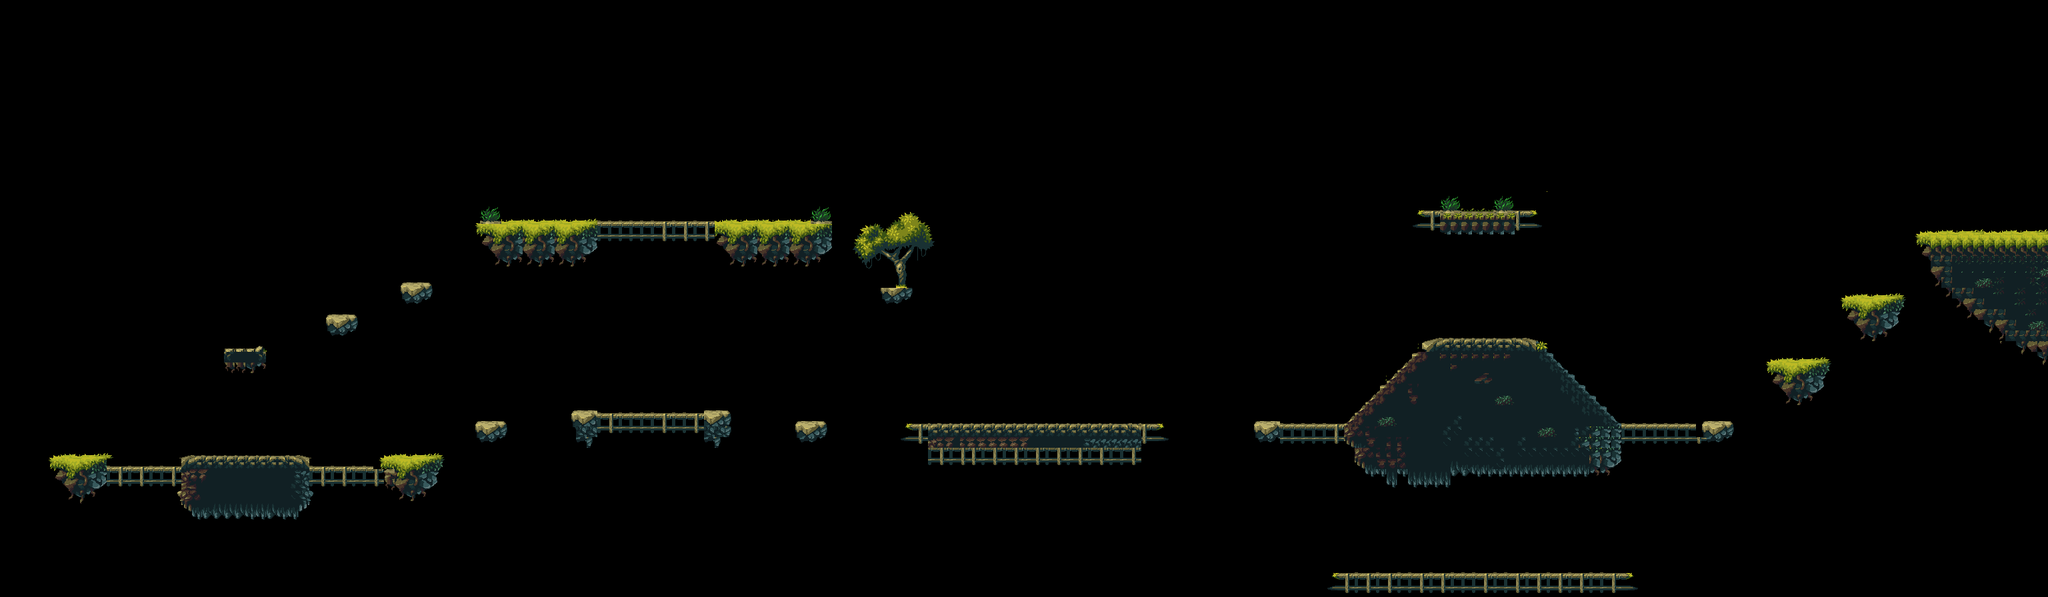

The image is a tile-based game level rendered from a .tmx file. Its description and source (layers, tilesets, objects; grid data summarised) follow:
An orthogonal 192x56 tile map with 16x16 px tiles, 1 tile layer (Слой тайлов 1).

<map version="1.9" tiledversion="1.9.2" orientation="orthogonal" renderorder="right-down" width="192" height="56" tilewidth="16" tileheight="16" infinite="0" nextlayerid="2" nextobjectid="1">
 <tileset firstgid="1" source="../data/tileset.tsx" />
 <layer id="1" name="Слой тайлов 1" width="192" height="56">
  <data>[10752 cells, 1366 non-empty, 250 distinct tile ids]</data>
 </layer>
</map>
